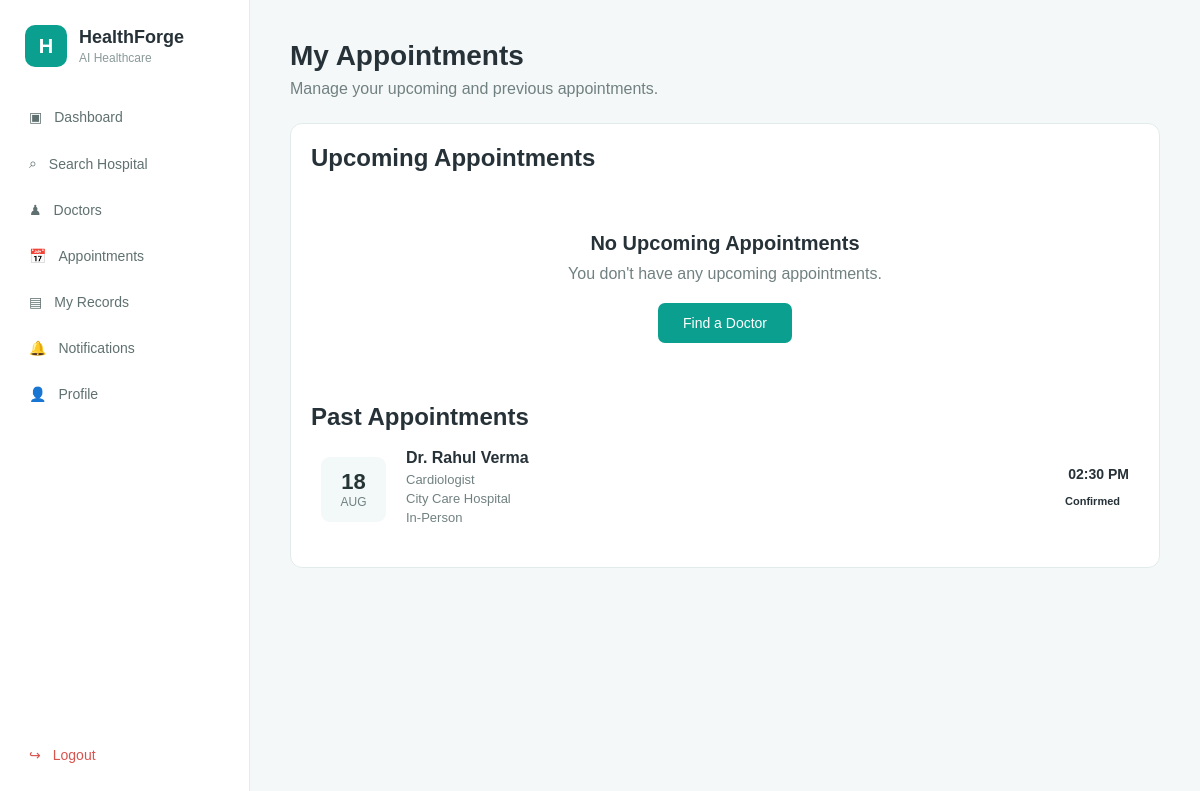
The page /appointments (signed in) on the database its author committed.
### app.py (models this page shows)
class Appointment(db.Model):
    id = db.Column(
        db.Integer,
        primary_key=True
    )
    patient_id = db.Column(
        db.Integer,
        db.ForeignKey("patient.id"),
        nullable=False
    )
    doctor_id = db.Column(
        db.Integer,
        db.ForeignKey("doctor.id"),
        nullable=False
    )
    hospital_id = db.Column(
        db.Integer,
        db.ForeignKey("hospital.id"),
        nullable=False
    )
    appointment_date = db.Column(
        db.Date,
        nullable=False
    )
    appointment_time = db.Column(
        db.String(20),
        nullable=False
    )
    consultation_type = db.Column(
        db.String(50),
        nullable=False
    )
    status = db.Column(
        db.String(30),
        default="Confirmed",
        nullable=False
    )
    patient = db.relationship(
        "Patient",
        backref="appointments"
    )
    doctor = db.relationship(
        "Doctor",
        backref="appointments"
    )
    hospital = db.relationship(
        "Hospital",
        backref="appointments"
    )

class Doctor(db.Model):
    id = db.Column(
        db.Integer,
        primary_key=True
    )
    hospital_id = db.Column(
        db.Integer,
        db.ForeignKey("hospital.id"),
        nullable=False
    )
    name = db.Column(
        db.String(100),
        nullable=False
    )
    specialization = db.Column(
        db.String(100),
        nullable=False
    )
    experience = db.Column(
        db.Integer,
        nullable=False
    )
    qualification = db.Column(
        db.String(200)
    )
    consultation_fee = db.Column(
        db.Integer
    )
    available_days = db.Column(
        db.String(100)
    )
    timings = db.Column(
        db.String(100)
    )
    rating = db.Column(
        db.Float,
        default=0
    )
    review_count = db.Column(
        db.Integer,
        default=0
    )

class Hospital(db.Model):
    id = db.Column(
        db.Integer,
        primary_key=True
    )
    name = db.Column(
        db.String(150),
        nullable=False
    )
    location = db.Column(
        db.String(150),
        nullable=False
    )
    description = db.Column(
        db.Text
    )
    rating = db.Column(
        db.Float
    )
    review_count = db.Column(
        db.Integer,
        default=0
    )
    image = db.Column(
        db.String(255)
    )
    beds = db.relationship(
        "Bed",
        backref="hospital",
        lazy=True
    )
    doctors = db.relationship(
    "Doctor",
    backref="hospital",
    lazy=True
    )

### app.py (the view)
@app.route("/appointments")
def my_appointments():
    if "patient_id" not in session:
        return redirect(url_for("role_login", role="patient"))
    today = date.today()
    upcoming = Appointment.query.filter(
        Appointment.patient_id == session["patient_id"],
        Appointment.appointment_date >= today,
        Appointment.status != "Cancelled"
    ).order_by(
        Appointment.appointment_date.asc()
    ).all()
    past = Appointment.query.filter(
        Appointment.patient_id == session["patient_id"],
        Appointment.appointment_date < today
    ).order_by(
        Appointment.appointment_date.desc()
    ).all()
    return render_template(
        "appointments.html",
        upcoming=upcoming,
        past=past
    )

### app.py (called while the page is built)
@app.context_processor
def inject_notification_count():
    unread_notification_count = 0
    if "patient_id" in session:
        unread_notification_count = Notification.query.filter_by(
            patient_id=session["patient_id"],
            is_read=False
        ).count()
    return {
        "unread_notification_count": unread_notification_count
    }

@app.context_processor
def merged_globals():
    unread = sum(1 for n in doctor_notifications if not n["read"])
    return {
        "doctor": DOCTOR,
        "unread_notifications": unread,
        "today": date.today().strftime("%d %b %Y"),
    }

### templates/appointments.html (shortened to what this page needs)
{% extends "base.html" %}
{% block content %}
<div class="page-header">
    <h1>
        My Appointments
    </h1>
    <p>
        Manage your upcoming and previous appointments.
    </p>
</div>
<div class="appointments-card">
    <h2 class="appointment-section-title">
        Upcoming Appointments
    </h2>
    <div class="appointment-list">
        {% for appointment in upcoming %}
        <div class="appointment-item">
            <div class="appointment-date">
                <strong>
                    {{ appointment.appointment_date.strftime("%d") }}
                </strong>
                <span>
                    {{ appointment.appointment_date.strftime("%b") }}
                </span>
            </div>
            <form
                method="POST"
                action="{{ url_for(
                    'cancel_appointment',
                    appointment_id=appointment.id
            ) }}"
            >
            </form>
            <div class="appointment-info">
                <h2>
                    {{ appointment.doctor.name }}
                </h2>
                <p>
                    {{ appointment.doctor.specialization }}
                </p>
                <p>
                    {{ appointment.hospital.name }}
                </p>
                <p>
                    {{ appointment.consultation_type }}
                </p>
            </div>
            <div class="appointment-time">
                <strong>
                    {{ appointment.appointment_time }}
                </strong>
                <span class="appointment-status confirmed">
                    {{ appointment.status }}
                </span>
                <form
                    method="POST"
                    action="{{ url_for(
                        'cancel_appointment',
                        appointment_id=appointment.id
                    ) }}"
                >
                    <button
                        type="submit"
                        class="cancel-button"
                    >
                        Cancel
                    </button>
                </form>
            </div>
        </div>
        {% else %}
        <div class="no-appointments">
            <h2>
                No Upcoming Appointments
            </h2>
            <p>
                You don't have any upcoming appointments.
            </p>
            <a
                href="/hospitals"
                class="primary-button"
            >
                Find a Doctor
            </a>
        </div>
        {% endfor %}
    </div>
    <h2 class="appointment-section-title">
        Past Appointments
    </h2>
    <div class="appointment-list">
        {% for appointment in past %}
        <div class="appointment-item">
            <div class="appointment-date">
                <strong>
                    {{ appointment.appointment_date.strftime("%d") }}
                </strong>
                <span>
                    {{ appointment.appointment_date.strftime("%b") }}
                </span>
            </div>
            <div class="appointment-info">
                <h2>
                    {{ appointment.doctor.name }}
                </h2>
                <p>
                    {{ appointment.doctor.specialization }}
                </p>
                <p>
                    {{ appointment.hospital.name }}
                </p>
                <p>
                    {{ appointment.consultation_type }}
                </p>
            </div>
            <div class="appointment-time">
                <strong>
                    {{ appointment.appointment_time }}
                </strong>
                <span class="appointment-status">
                    {{ appointment.status }}
                </span>
            </div>
        </div>
        {% endfor %}
    </div>
</div>
{% endblock %}

### static/css/style.css (style rules this page uses)
* { box-sizing: border-box; margin: 0; padding: 0; }
body { font-family: Arial, sans-serif; background: #f5f8f8; color: #263238; }
.page-header { margin-bottom: 25px; }
.page-header h1 { font-size: 28px; margin-bottom: 8px; }
.page-header p { color: #718080; }
.primary-button, .secondary-button { display: inline-block; padding: 12px 25px; border-radius: 7px; text-decoration: none; font-size: 14px; }
.primary-button { background: #0b9f8f; color: white; }
.appointments-card { background: white; border: 1px solid #e2ebeb; border-radius: 12px; padding: 20px; }
.appointment-list { display: flex; flex-direction: column; }
.appointment-item { display: flex; align-items: center; gap: 20px; padding: 18px 10px; border-bottom: 1px solid #edf1f1; }
.appointment-item:last-child { border-bottom: none; }
.appointment-date { width: 65px; height: 65px; flex-shrink: 0; border-radius: 9px; background: #f3f8f8; display: flex; flex-direction: column; align-items: center; justify-content: center; }
.appointment-date strong { font-size: 22px; color: #253535; }
.appointment-date span { font-size: 12px; color: #718080; text-transform: uppercase; }
.appointment-info { flex: 1; }
.appointment-info h2 { font-size: 16px; margin-bottom: 5px; }
.appointment-info p { font-size: 13px; color: #718080; margin-bottom: 4px; }
.appointment-time { min-width: 110px; display: flex; flex-direction: column; align-items: flex-end; gap: 8px; }
.appointment-time strong { font-size: 14px; }
.appointment-status { padding: 5px 9px; border-radius: 5px; font-size: 11px; font-weight: 600; }
.no-appointments { text-align: center; padding: 60px 20px; }
.no-appointments h2 { font-size: 20px; margin-bottom: 10px; }
.no-appointments p { color: #718080; margin-bottom: 20px; }

### rows shown on the page
Appointment: appointment_date "18", appointment_date "AUG", doctor.name "Dr. Rahul Verma", doctor.specialization "Cardiologist", hospital.name "City Care Hospital", consultation_type "In-Person", appointment_time "02:30 PM", status "Confirmed"
